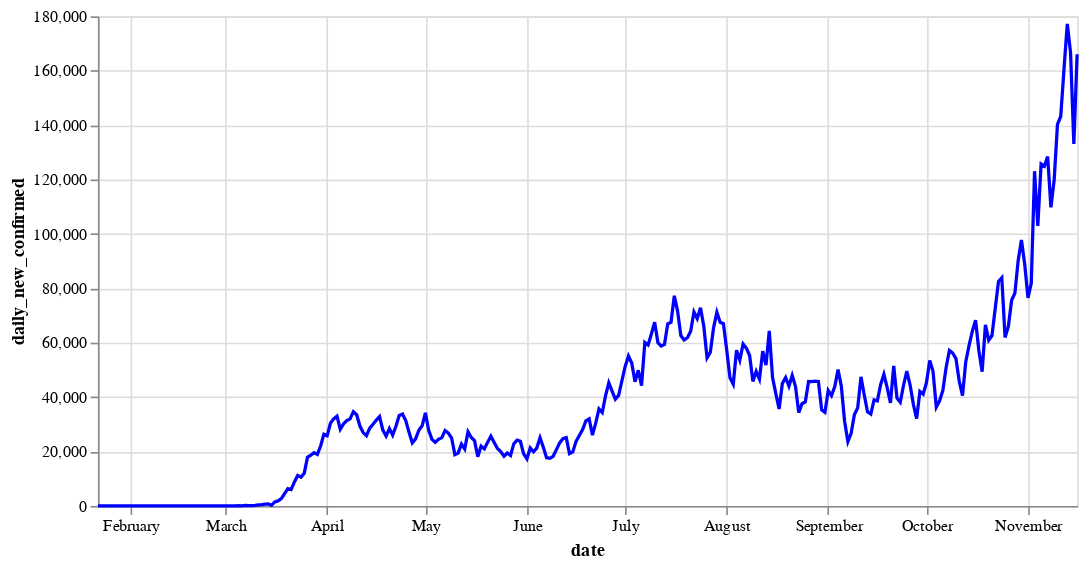

Notebook code for this chart:
### Code cell
#Plot Altair 3: per country time series chart for daily new cases (Im not using this at my webapp, only for example)
#this example using US_ts from previous function

source = US_ts

base = alt.Chart(source).encode(x='date:T')

line=  base.mark_line(color='blue').encode(
    y='daily_new_confirmed:Q', tooltip=['yearmonthdate(date)','daily_new_confirmed']
).properties(width=600)

line

### Figure 1 — Vega-Lite specification as saved in the notebook (floating-point values rounded to 4 significant figures; data arrays with more than 128 entries replaced by an {"elided": "..."} marker saying what was removed)
{"config": {"view": {"continuousWidth": 400, "continuousHeight": 300}}, "data": {"name": "data-4764c2c673295dc763523b35c7cead3f"}, "mark": {"type": "line", "color": "blue"}, "encoding": {"tooltip": [{"type": "temporal", "field": "date", "timeUnit": "yearmonthdate"}, {"type": "quantitative", "field": "daily_new_confirmed"}], "x": {"type": "temporal", "field": "date"}, "y": {"type": "quantitative", "field": "daily_new_confirmed"}}, "width": 600, "$schema": "https://vega.github.io/schema/vega-lite/v4.8.1.json", "datasets": {"data-4764c2c673295dc763523b35c7cead3f": {"elided": "300 records"}}}
